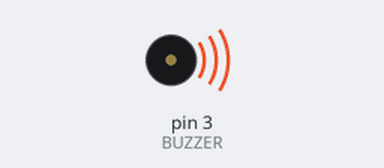
Bench run of a sketch on a simulated Arduino Uno, built with avr-gcc and run on an emulated ATmega328P. Parts: buzzer (waves = sounding).

Above: at 0.1 s.
At 6.1 s:
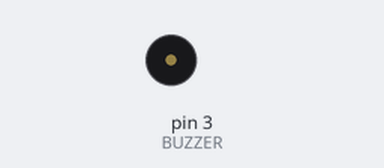
Timing chart, 0 to 7.6 s (numbered marks = the images above):
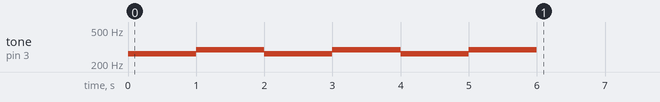

The sketch:

Buzzer_04_04.ino
```cpp
int BUZZER = 3;  //버저 변수선언, 3번 할당.

void setup() {
  for(int cnt = 0; cnt < 3; cnt++) {
    tone(BUZZER, 262);  //tone함수를 이용해 BUZZER핀에 주파수값 도.
    delay(1000);  //그냥 딜레이타임이 아니라 1초간 소리 내게 하는 거라고.
    tone(BUZZER, 294);  //레.
    delay(1000);  //딜레이가 버저에선 제일 중요하네?
  }

  noTone(BUZZER);  //꺼라.
}

void loop() {
}
```
